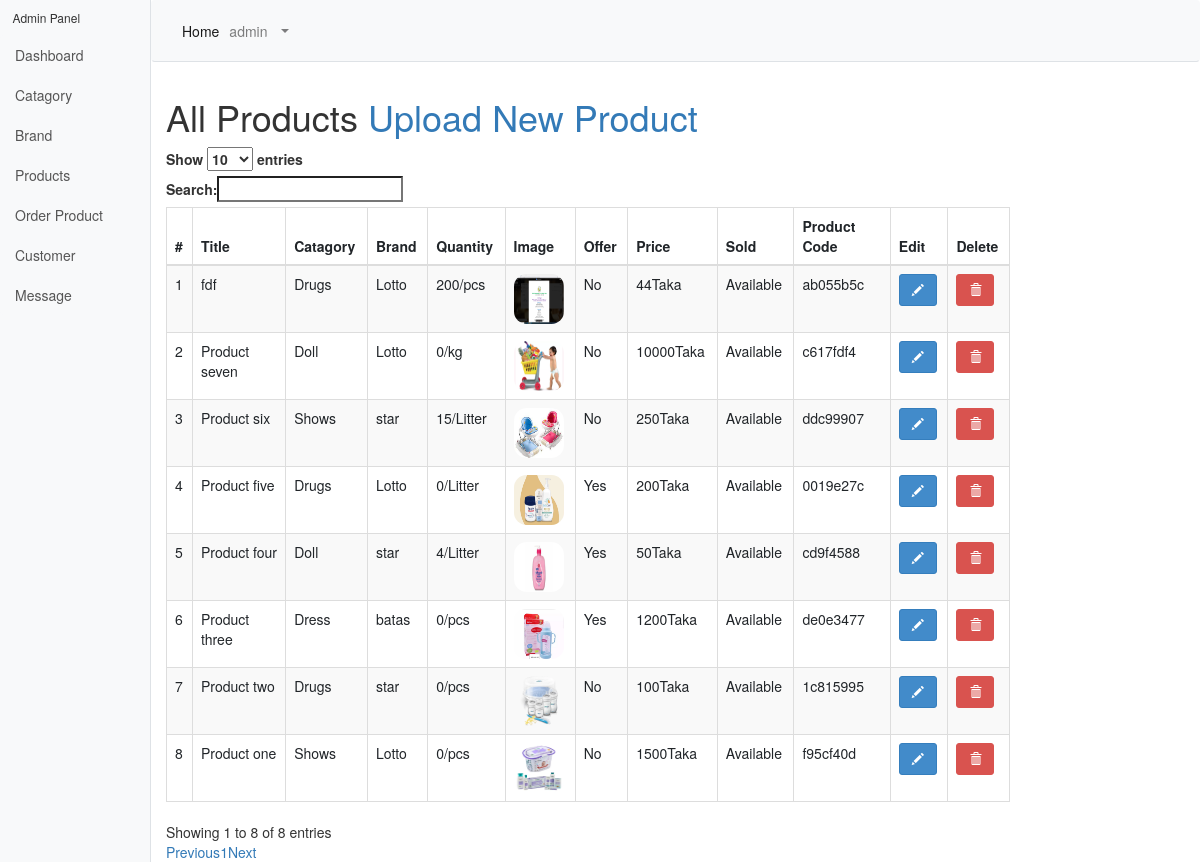
The app's page /admin/viewproduct.php (signed in), older data.
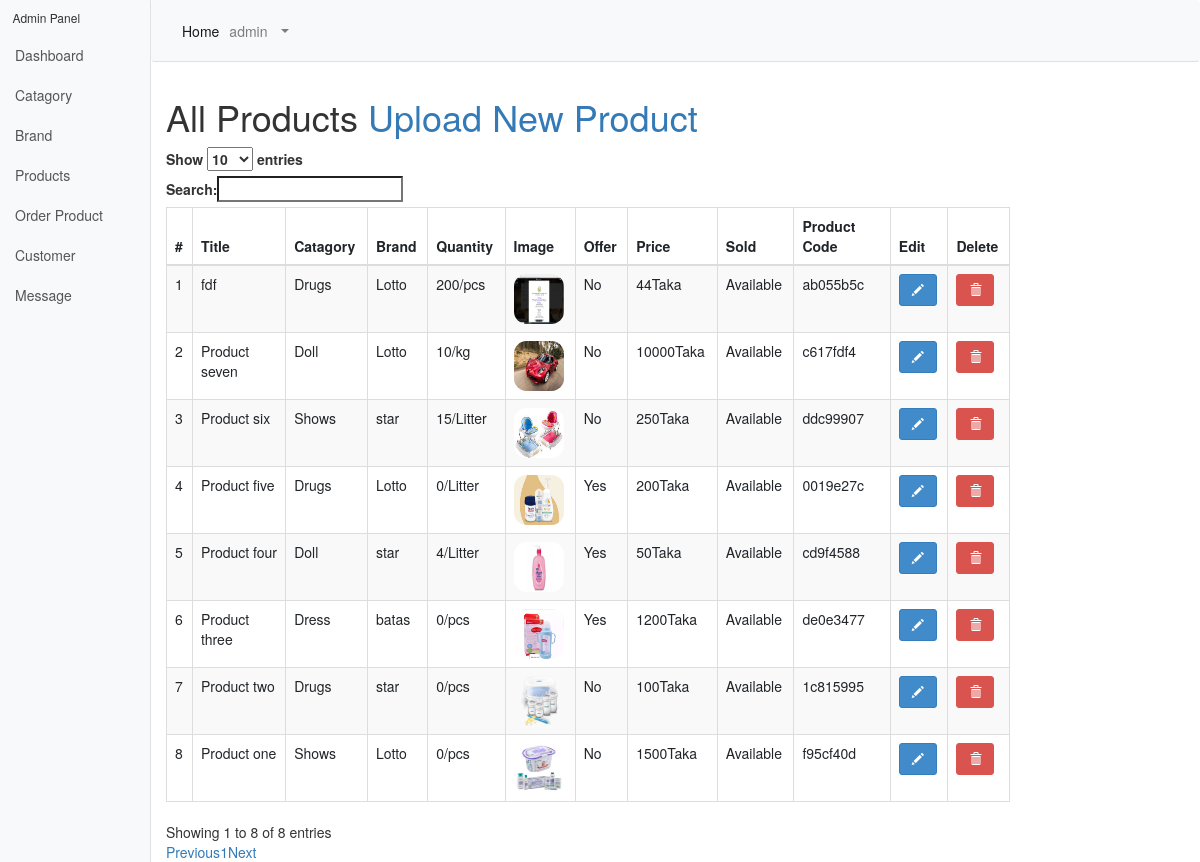
The same page, newer data.
### tables this page shows
CREATE TABLE `tbl_product` (
  `productId` int(11) NOT NULL,
  `productName` varchar(200) NOT NULL,
  `catId` int(11) NOT NULL,
  `brandId` int(11) NOT NULL,
  `body` text NOT NULL,
  `price` varchar(300) NOT NULL,
  `image` varchar(300) NOT NULL,
  `type` tinyint(4) NOT NULL,
  `quantityId` int(11) NOT NULL,
  `total_quantity` int(11) NOT NULL,
  `productCode` varchar(300) NOT NULL,
  `admin_id` int(11) NOT NULL,
  `uploadtime` timestamp NOT NULL DEFAULT current_timestamp(),
  `offer` tinyint(4) NOT NULL,
  `total_rat` int(11) NOT NULL,
  `hit` int(11) NOT NULL
);

CREATE TABLE `tbl_catagory` (
  `catId` int(11) NOT NULL,
  `catName` varchar(200) NOT NULL
);

CREATE TABLE `tbl_brand` (
  `brandId` int(11) NOT NULL,
  `brandName` varchar(200) NOT NULL
);

CREATE TABLE `tbl_quantity` (
  `quantityId` int(11) NOT NULL,
  `quantity_name` varchar(200) NOT NULL
);

### classes/Product.php (called while the page is built, shortened)
<?php
$filepath = realpath(dirname(__FILE__));
 include_once ($filepath.'/../lib/Database.php');
?>
<?php
class Product{
	private $db;
	public function __construct(){
		$this->db = new Database();
	}
			public function getAllProductadmin(){
		$query = "SELECT * FROM tbl_product LEFT JOIN tbl_catagory ON tbl_product.catId = tbl_catagory.catId INNER JOIN tbl_brand ON  tbl_product.brandId =tbl_brand.brandId INNER JOIN  tbl_quantity ON tbl_product.quantityId =tbl_quantity.quantityId ORDER BY productId DESC";
		$result = $this->db->select($query);
		return $result;
	}
}
?>

### lib/Database.php (called while the page is built, shortened)
<?php
Class Database{
	public $host   = DB_HOST;
	public $user   = DB_USER;
	public $pass   = DB_PASS;
	public $dbname = DB_NAME;
	public $link;
	private function connectDB(){
	$this->link = new mysqli($this->host, $this->user, $this->pass, $this->dbname);
 }
	public function select($query){
		$result = $this->link->query($query) or die($this->link->error.__LINE__);
		if($result->num_rows > 0){
			return $result;
		} else {
			return false;
		}
	}
}

### admin/viewproduct.php (the view, shortened to what this page needs)
 <?php include 'inc/header.php'; ?>
 <div class="container-fluid">
        <h1 class="mt-4"> All  Products <a href="product.php">Upload New Product</a></h1>
            <div class="row">
            	<div class="col-md-10">
<table id="datatable" class="table table-striped table-bordered" cellspacing="0" width="100%">
    				<thead>
						<tr>
							<th>#</th>
							<th>Title</th>
							<th>Catagory</th>
							<th>Brand</th>
							<th>Quantity</th>
							<th>Image</th>
							<th>Offer</th>
							<th>Price</th>
                            <th>Sold</th>
                            <th>Product Code</th>
                            <th>Edit</th>
                            <th>Delete</th>
						</tr>
					</thead>
					<tbody>
                      <?php
                $getApd = $pd->getAllProductadmin();
                if ($getApd) {
                	$a = 0;
                  while ($result = $getApd->fetch_assoc()) {
                  	$a++;
                ?>
                            <tr>
                            	<td><?php  echo $a; ?></td>
							<td><?php echo $result['productName']; ?></td>
							<td><?php echo $result['catName']; ?></td>
							<td><?php echo $result['brandName'] ?></td>
							<td><?php echo $result['total_quantity'].'/'.$result['quantity_name']; ?></td>
							<td><img style="height: 50px; width: 50px; border-radius: 25%;" src="../<?php echo $result['image']; ?>"></td>
							<td><?php if ($result['offer']==0) {
								echo "No";
							}else{echo "Yes";}  ?></td>
							<td><?php echo $result['price']; ?>Taka</td>
							<td><?php if ($result['type']==0) {
								echo "Available";
							}else{echo "Sold";}  ?></td>
							<td><?php echo $result['productCode']; ?></td>
                            <td><p data-placement="top" data-toggle="tooltip" title="Edit"><a href="editproduct.php?proid=<?php echo $result['productId'] ?>" class="btn btn-primary btn-xs" data-title="Edit" data-toggle="modal" data-target="#edit" ><span class="glyphicon glyphicon-pencil"></span></a></p></td>
    <td><p data-placement="top" data-toggle="tooltip" title="Delete"><a href="?delpr=<?php echo $result['productId']; ?>" class="btn btn-danger btn-xs" data-title="Delete" data-toggle="modal" data-target="#delete" ><span class="glyphicon glyphicon-trash"></span></a></p></td>
						</tr>
					<?php }} ?>
					</tbody>
				</table>
      	</div>
            </div>
      </div>
        </div>
  </div>
    </body>

Row changes from the older to the newer data that the page shows:
changed tbl_product "Product seven": total_quantity "0" → "10"; image: a different picture
